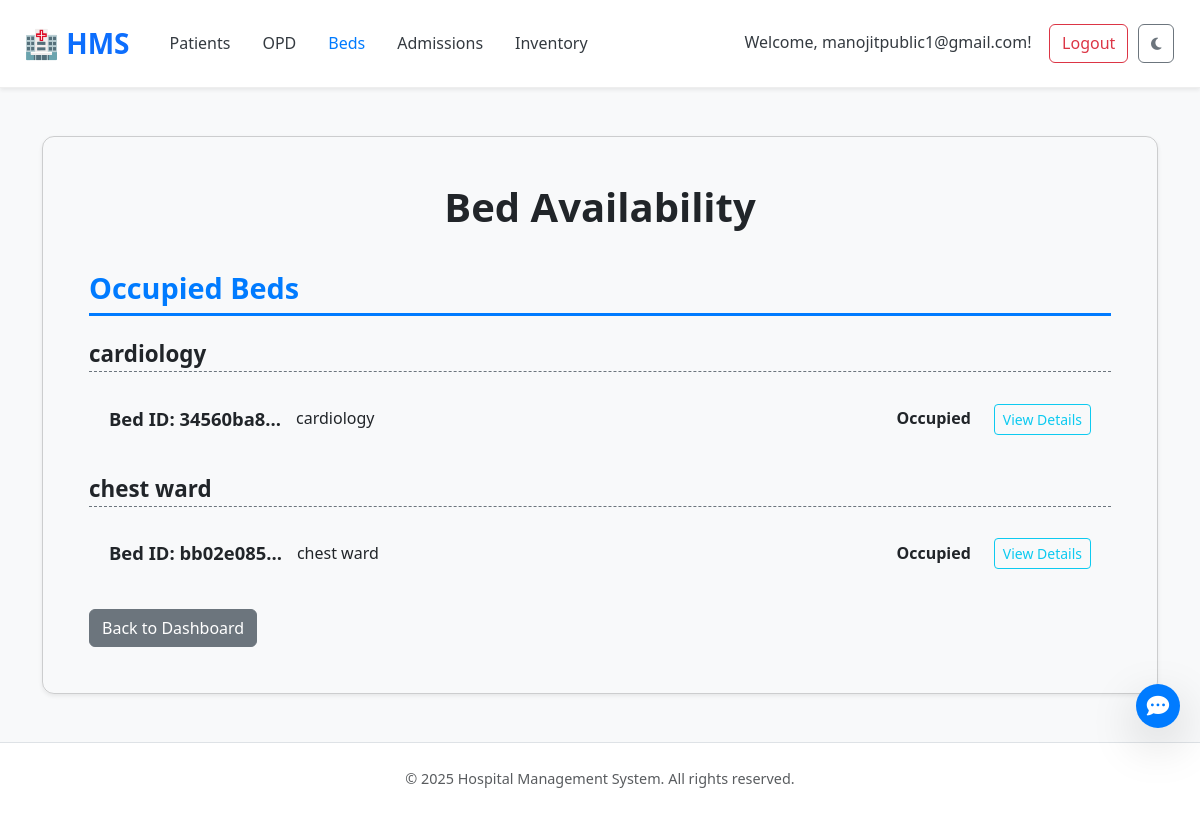
/beds (signed in), run on an earlier commit of the app's database.
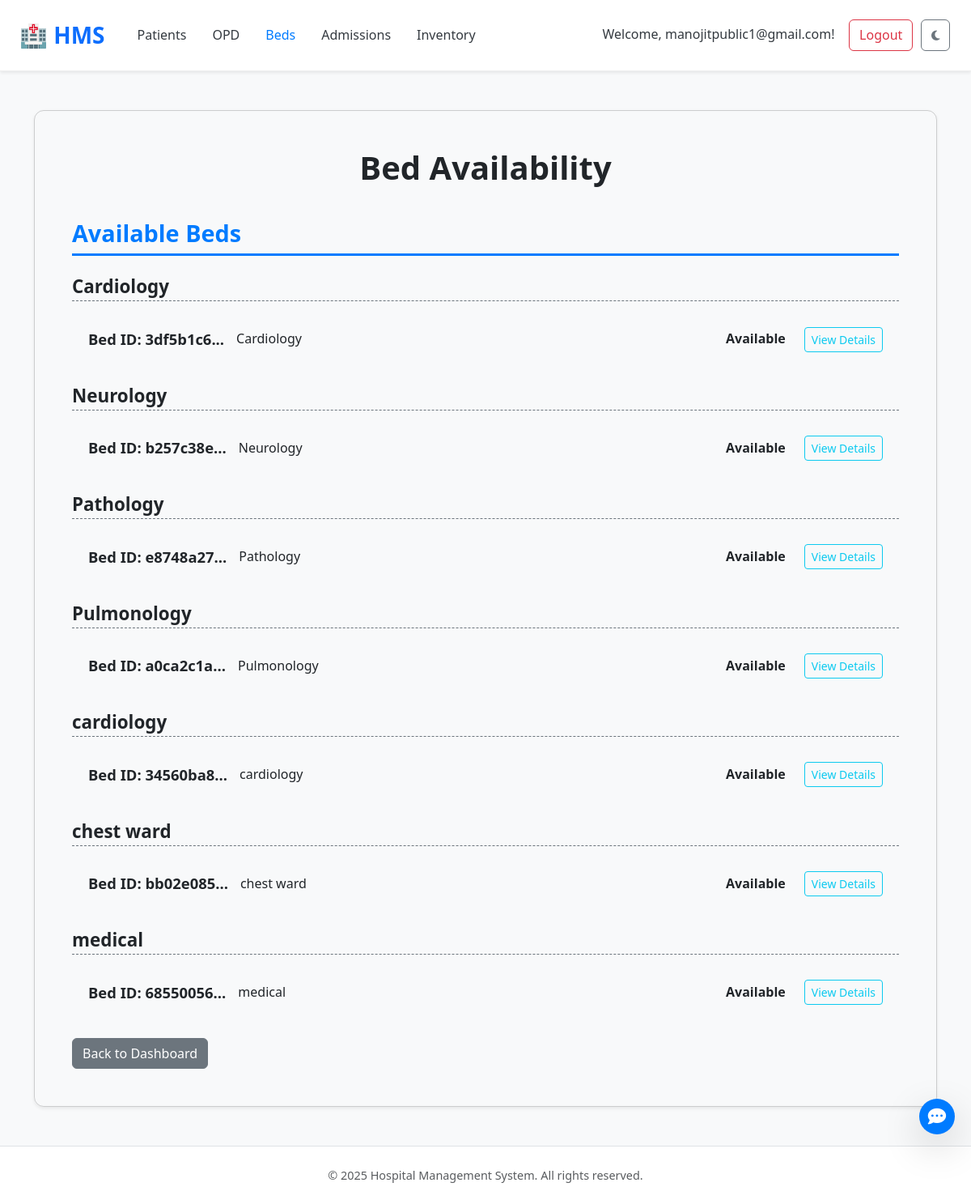
And on a later commit of the database.
### tables this page shows
CREATE TABLE beds (
    bed_id TEXT PRIMARY KEY,
    ward TEXT NOT NULL,
    bed_number TEXT NOT NULL,
    bed_type TEXT,
    status TEXT NOT NULL DEFAULT 'Available',
    current_patient_id TEXT,
    FOREIGN KEY (current_patient_id) REFERENCES patients(patient_id)
);

### app.py (the view)
@app.route('/beds')
def list_beds():
    conn = None # Initialize conn to None
    cursor = None # Initialize cursor to None
    beds_list = [] # Initialize list to store fetched beds
    try:
        conn = get_db()
        cursor = conn.cursor()
        query = """
            SELECT
                bed_id,
                ward,
                bed_number,
                bed_type,
                status
            FROM beds
            ORDER BY
                CASE status -- Custom order: 'Available' first, then 'Occupied'
                    WHEN 'Available' THEN 1
                    WHEN 'Occupied' THEN 2
                    ELSE 3 -- For any other unexpected statuses
                END ASC,
                ward ASC, -- Then order by ward alphabetically
                bed_number ASC; -- Then order by bed number (might need natural sort if bed_number is text like '1A', '10')
        """
        cursor.execute(query)
        beds_list = cursor.fetchall() # Fetch all results
    except sqlite3.Error as e:
        print(f"Database error fetching bed list: {e}")
        flash(f"Error loading bed availability: {e}", "danger")
        beds_list = [] # Return empty list on error
    except Exception as e:
        print(f"General error fetching bed list: {e}")
        flash(f"An unexpected error occurred while loading beds: {e}", "danger")
        beds_list = [] # Return empty list on error
    finally:
        if conn:
            close_db(conn) # Ensure connection is closed
    grouped_beds = {'Available': {}, 'Occupied': {}}
    for bed in beds_list:
        status = bed['status']
        ward = bed['ward']
        if status in grouped_beds:
            if ward not in grouped_beds[status]:
                grouped_beds[status][ward] = []
            grouped_beds[status][ward].append(bed)
    return render_template('list_beds.html',
                           grouped_beds=grouped_beds)

### app.py (called while the page is built)
def get_db():
    conn = sqlite3.connect(DATABASE)
    conn.row_factory = sqlite3.Row
    return conn

### templates/list_beds.html (shortened to what this page needs)
<!DOCTYPE html>
<html lang="en">
<head>
    <link href="https://cdn.jsdelivr.net/npm/bootstrap@5.3.3/dist/css/bootstrap.min.css" rel="stylesheet">
    <link href="https://cdn.jsdelivr.net/npm/aos@2.3.4/dist/aos.css" rel="stylesheet">
    <link rel="stylesheet" href="https://cdnjs.cloudflare.com/ajax/libs/font-awesome/6.5.0/css/all.min.css" />
    <link rel="stylesheet" href="{{ url_for('static', filename='style.css') }}">
    <link rel="stylesheet" href="{{ url_for('static', filename='index_style.css') }}">
</head>
<body {% if g.get('theme')=='dark' %}data-bs-theme="dark" {% endif %}>
    <nav class="navbar navbar-expand-lg navbar-light bg-white shadow-sm px-4" data-aos="fade-down">
        <a class="navbar-brand fw-bold text-primary" href="{{ url_for('index') }}">🏥 HMS</a>
        <div class="collapse navbar-collapse justify-content-between" id="navbarNav">
            <ul class="navbar-nav">
                {% if session.get('user_id') %}
                <li class="nav-item">
                    <a class="nav-link {% if request.endpoint == 'list_patients' %}active{% endif %}"
                        href="{{ url_for('list_patients') }}">Patients</a>
                </li>
                <li class="nav-item">
                    <a class="nav-link {% if request.endpoint == 'view_opd_queue' %}active{% endif %}"
                        href="{{ url_for('view_opd_queue') }}">OPD</a>
                </li>
                <li class="nav-item">
                    <a class="nav-link {% if request.endpoint == 'list_beds' %}active{% endif %}"
                        href="{{ url_for('list_beds') }}">Beds</a>
                </li>
                <li class="nav-item">
                    <a class="nav-link {% if request.endpoint == 'list_admissions' %}active{% endif %}"
                        href="{{ url_for('list_admissions') }}">Admissions</a>
                </li>
                <li class="nav-item">
                    <a class="nav-link {% if request.endpoint == 'view_inventory' %}active{% endif %}"
                        href="{{ url_for('view_inventory') }}">Inventory</a>
                </li>
                {% endif %}
            </ul>
            <ul class="navbar-nav">
                {% if session.get('user_id') %}
                <li class="nav-item">
                    <a class="nav-link navbar-text me-2" href="{{ url_for('view_profile') }}" style="cursor: pointer;">
                        Welcome, {{ session.get('user_email') }}!
                    </a>
                </li>
                <li class="nav-item">
                    <a class="btn btn-outline-danger" href="{{ url_for('logout') }}">Logout</a>
                </li>
                {% endif %}
                <li class="nav-item">
                    <button id="darkModeToggle" class="btn btn-outline-secondary ms-2" title="Toggle Dark Mode"
                        aria-label="Toggle Dark Mode">
                        <i class="fas fa-moon moon-icon"></i>
                    </button>
                </li>
            </ul>
        </div>
    </nav>
    <div class="container my-5">
        <div class="bed-list-container card shadow-sm">
            <div class="card-body">
                <h1>Bed Availability</h1>
                {% if grouped_beds is none or (grouped_beds['Available'] | length == 0 and grouped_beds['Occupied'] | length == 0) %}
                    <p class="text-center text-muted">No beds registered yet.</p>
                {% else %}
                    {% if grouped_beds['Available'] %}
                        <h2 class="status-group-heading available-beds-heading">Available Beds</h2>
                        {% for ward, beds_in_ward in grouped_beds['Available'].items() %}
                            <h3 class="ward-heading">{{ ward }}</h3>
                            {% for bed in beds_in_ward %}
                                <div class="bed-entry" data-bed-id="{{ bed['bed_id'] }}">
                                    <div class="bed-entry-header">
                                        <div class="bed-info">
                                             <h5>Bed ID: {{ bed['bed_id'][:8] }}...</h5>
                                             <span class="bed-ward">{{ bed['ward'] if bed['ward'] is not none else 'N/A' }}</span>
                                        </div>
                                        <div class="bed-status-and-toggle">
                                            <span class="bed-status-span status-{{ bed['status'] }}">{{ bed['status'] }}</span>
                                            <button class="btn btn-sm btn-outline-info toggle-details-btn" type="button"
                                                    data-bs-toggle="collapse"
                                                    data-bs-target="#bedDetails_{{ bed['bed_id'] }}"
                                                    aria-expanded="false"
                                                    aria-controls="bedDetails_{{ bed['bed_id'] }}">
                                            </button>
                                        </div>
                                    </div>
                                </div>
                            {% endfor %}
                        {% endfor %}
                    {% endif %}
                    {% if grouped_beds['Occupied'] %}
                        <h2 class="status-group-heading occupied-beds-heading">Occupied Beds</h2>
                        {% for ward, beds_in_ward in grouped_beds['Occupied'].items() %}
                            <h3 class="ward-heading">{{ ward }}</h3>
                            {% for bed in beds_in_ward %}
                                <div class="bed-entry" data-bed-id="{{ bed['bed_id'] }}">
                                    <div class="bed-entry-header">
                                        <div class="bed-info">
                                             <h5>Bed ID: {{ bed['bed_id'][:8] }}...</h5>
                                             <span class="bed-ward">{{ bed['ward'] if bed['ward'] is not none else 'N/A' }}</span>
                                        </div>
                                        <div class="bed-status-and-toggle">
                                            <span class="bed-status-span status-{{ bed['status'] }}">{{ bed['status'] }}</span>
                                            <button class="btn btn-sm btn-outline-info toggle-details-btn" type="button"
                                                    data-bs-toggle="collapse"
                                                    data-bs-target="#bedDetails_{{ bed['bed_id'] }}"
                                                    aria-expanded="false"
                                                    aria-controls="bedDetails_{{ bed['bed_id'] }}">
                                            </button>
                                        </div>
                                    </div>
                                </div>
                            {% endfor %}
                        {% endfor %}
                    {% endif %}
                {% endif %}
                <div class="mt-4">
                    <a href="{{ url_for('index') }}" class="btn btn-secondary">Back to Dashboard</a>
                </div>
            </div>
        </div>
    </div>
    <footer class="bg-white border-top py-4 text-center" data-aos="fade-up">
        <div class="container">
            <p class="mb-0 text-muted">&copy; 2025 Hospital Management System. All rights reserved.</p>
        </div>
    </footer>
    <div id="chatbot-container">
        <button id="chatbot-toggle-btn" class="btn btn-primary rounded-circle shadow-lg">
            <i class="fas fa-comment-dots"></i>
        </button>
    </div>
</body>
</html>

### static/style.css (style rules this page uses)
html { scroll-behavior: smooth; }
:root { --primary-color: #007bff; --primary-darker: #0056b3; --secondary-color: #6c757d; --light-bg: #f8f9fa; --dark-text: #343a40; --card-border-color: #eee; }
body { font-family: 'Segoe UI', Tahoma, Geneva, Verdana, sans-serif; color: var(--dark-text); background-color: var(--light-bg); line-height: 1.6; }
.navbar { background-color: white !important; border-bottom: 1px solid var(--card-border-color); padding: 1rem 2rem; }
.navbar { position: sticky; top: 0; z-index: 999; }
.nav-item { display: flex; justify-content: center; text-align: center; }
.navbar-brand { font-size: 1.75rem; font-weight: bold; color: var(--primary-color); }
.navbar-nav .nav-link { color: var(--dark-text); margin-left: 1rem; padding: 0.5rem 1rem; }
.navbar-nav .nav-link:hover, .navbar-nav .nav-link.active { color: var(--primary-color); font-weight: 500; }
.navbar-nav .btn { margin: 0.1rem; }
footer { color: #777; font-size: 0.9rem; }

### static/index_style.css (style rules this page uses)
body { opacity: 0; transition: opacity 0.5s ease-in-out; }
body.loaded { opacity: 1; }
.card { transition: transform 0.3s ease, box-shadow 0.3s ease; }
#darkModeToggle { transition: all 0.3s ease; font-size: 14px; padding: 8px 12px; }
#chatbot-toggle-btn { position: fixed; bottom: calc(20px + 56px + 10px); right: 20px; z-index: 1052; width: 44px; height: 44px; border-radius: 50%; background-color: #007bff; color: white; border: none; display: flex; align-items: center; justify-content: center; cursor: pointer; box-shadow: 0 4px 8px rgba(0, 0, 0, 0.2); transition: all 0.3s ease; font-size: 1.4rem; }
#chatbot-toggle-btn i { color: inherit; }

### templates/list_beds.html (style rules this page uses)
.bed-list-container { margin-top: 30px; padding: 30px; background-color: var(--card-bg-color); border-radius: 12px; box-shadow: 0 5px 15px rgba(0, 0, 0, 0.1); }
.bed-list-container h1 { text-align: center; margin-bottom: 40px; color: var(--text-color); font-weight: 700; }
.bed-entry { border: 1px solid var(--border-color); margin-bottom: 15px; border-radius: 8px; overflow: hidden; background-color: var(--card-inner-bg-color); transition: border-color 0.3s ease, box-shadow 0.3s ease; }
.bed-entry-header { padding: 15px 20px; background-color: var(--card-header-bg); border-bottom: 1px solid var(--border-color); display: flex; justify-content: space-between; align-items: center; transition: background-color 0.3s ease; }
.bed-entry-header .bed-info { display: flex; align-items: center; flex-grow: 1; margin-right: 15px; }
.bed-entry-header h5 { margin-bottom: 0; color: var(--text-color); font-weight: 600; font-size: 1.15rem; margin-right: 15px; }
.bed-entry-header .bed-ward { font-size: 1em; color: var(--secondary-text-color); }
.bed-entry-header .bed-status-and-toggle { display: flex; align-items: center; flex-shrink: 0; }
.bed-status-span { font-weight: bold; padding: 4px 8px; border-radius: 4px; display: inline-block; min-width: 80px; text-align: center; margin-right: 15px; }
.bed-status-span.status-Available { background-color: var(--success-color-light); color: var(--success-color-dark); }
.status-group-heading { margin-top: 40px; margin-bottom: 20px; padding-bottom: 8px; border-bottom: 3px solid var(--primary-color); color: var(--primary-color); font-size: 1.8rem; font-weight: 700; }
.ward-heading { margin-top: 25px; margin-bottom: 15px; padding-bottom: 3px; border-bottom: 1px dashed var(--secondary-color); color: var(--text-color); font-size: 1.4rem; font-weight: 600; }

What changed in the data, as far as the page shows it:
added beds: ward "Cardiology", bed "3df5b1c6", status "Available"
added beds: ward "Neurology", bed "b257c38e", status "Available"
added beds: ward "Pathology", bed "e8748a27", status "Available"
added beds: ward "Pulmonology", bed "a0ca2c1a", status "Available"
changed beds "cardiology": moves from the list under "Occupied Beds" to the list under "Available Beds"
changed beds "chest ward": moves from the list under "Occupied Beds" to the list under "Available Beds"
added beds: ward "medical", bed "68550056", status "Available"
Also different on the page:
text no longer shown: "Occupied Beds"
text now shown: "Available Beds"
